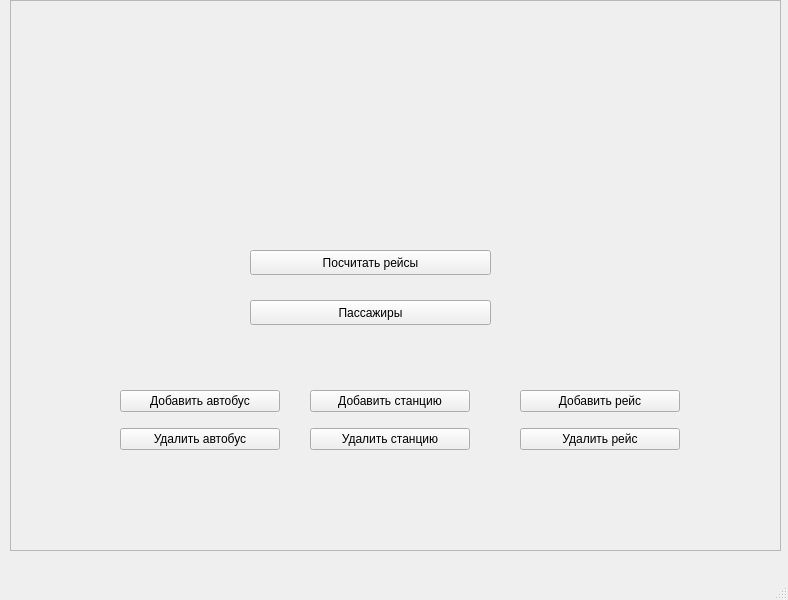
<?xml version="1.0" encoding="UTF-8"?>
<ui version="4.0">
 <class>MainWindow</class>
 <widget class="QMainWindow" name="MainWindow">
  <property name="geometry">
   <rect>
    <x>0</x>
    <y>0</y>
    <width>788</width>
    <height>600</height>
   </rect>
  </property>
  <property name="windowTitle">
   <string>Автовокзал</string>
  </property>
  <widget class="QWidget" name="centralwidget">
   <widget class="QFrame" name="frame">
    <property name="geometry">
     <rect>
      <x>10</x>
      <y>0</y>
      <width>771</width>
      <height>551</height>
     </rect>
    </property>
    <property name="frameShape">
     <enum>QFrame::StyledPanel</enum>
    </property>
    <property name="frameShadow">
     <enum>QFrame::Raised</enum>
    </property>
    <widget class="QPushButton" name="calcRoutesBtn">
     <property name="geometry">
      <rect>
       <x>240</x>
       <y>250</y>
       <width>241</width>
       <height>25</height>
      </rect>
     </property>
     <property name="text">
      <string>Посчитать рейсы</string>
     </property>
    </widget>
    <widget class="QPushButton" name="passangerCountBtn">
     <property name="geometry">
      <rect>
       <x>240</x>
       <y>300</y>
       <width>241</width>
       <height>25</height>
      </rect>
     </property>
     <property name="text">
      <string>Пассажиры</string>
     </property>
    </widget>
    <widget class="QWidget" name="verticalLayoutWidget">
     <property name="geometry">
      <rect>
       <x>110</x>
       <y>380</y>
       <width>160</width>
       <height>80</height>
      </rect>
     </property>
     <layout class="QVBoxLayout" name="verticalLayout">
      <item>
       <widget class="QPushButton" name="addBusBtn">
        <property name="text">
         <string>Добавить автобус</string>
        </property>
       </widget>
      </item>
      <item>
       <widget class="QPushButton" name="delBusBtn">
        <property name="text">
         <string>Удалить автобус</string>
        </property>
       </widget>
      </item>
     </layout>
    </widget>
    <widget class="QWidget" name="verticalLayoutWidget_2">
     <property name="geometry">
      <rect>
       <x>300</x>
       <y>380</y>
       <width>160</width>
       <height>80</height>
      </rect>
     </property>
     <layout class="QVBoxLayout" name="verticalLayout_2">
      <item>
       <widget class="QPushButton" name="addStationBtn">
        <property name="text">
         <string>Добавить станцию</string>
        </property>
       </widget>
      </item>
      <item>
       <widget class="QPushButton" name="delStationBtn">
        <property name="text">
         <string>Удалить станцию</string>
        </property>
       </widget>
      </item>
     </layout>
    </widget>
    <widget class="QWidget" name="verticalLayoutWidget_3">
     <property name="geometry">
      <rect>
       <x>510</x>
       <y>380</y>
       <width>160</width>
       <height>80</height>
      </rect>
     </property>
     <layout class="QVBoxLayout" name="verticalLayout_3">
      <item>
       <widget class="QPushButton" name="addRouteBtn">
        <property name="text">
         <string>Добавить рейс</string>
        </property>
       </widget>
      </item>
      <item>
       <widget class="QPushButton" name="delRouteBtn">
        <property name="text">
         <string>Удалить рейс</string>
        </property>
       </widget>
      </item>
     </layout>
    </widget>
   </widget>
  </widget>
  <widget class="QMenuBar" name="menubar">
   <property name="geometry">
    <rect>
     <x>0</x>
     <y>0</y>
     <width>788</width>
     <height>19</height>
    </rect>
   </property>
  </widget>
  <widget class="QStatusBar" name="statusbar"/>
 </widget>
 <resources/>
 <connections/>
</ui>
